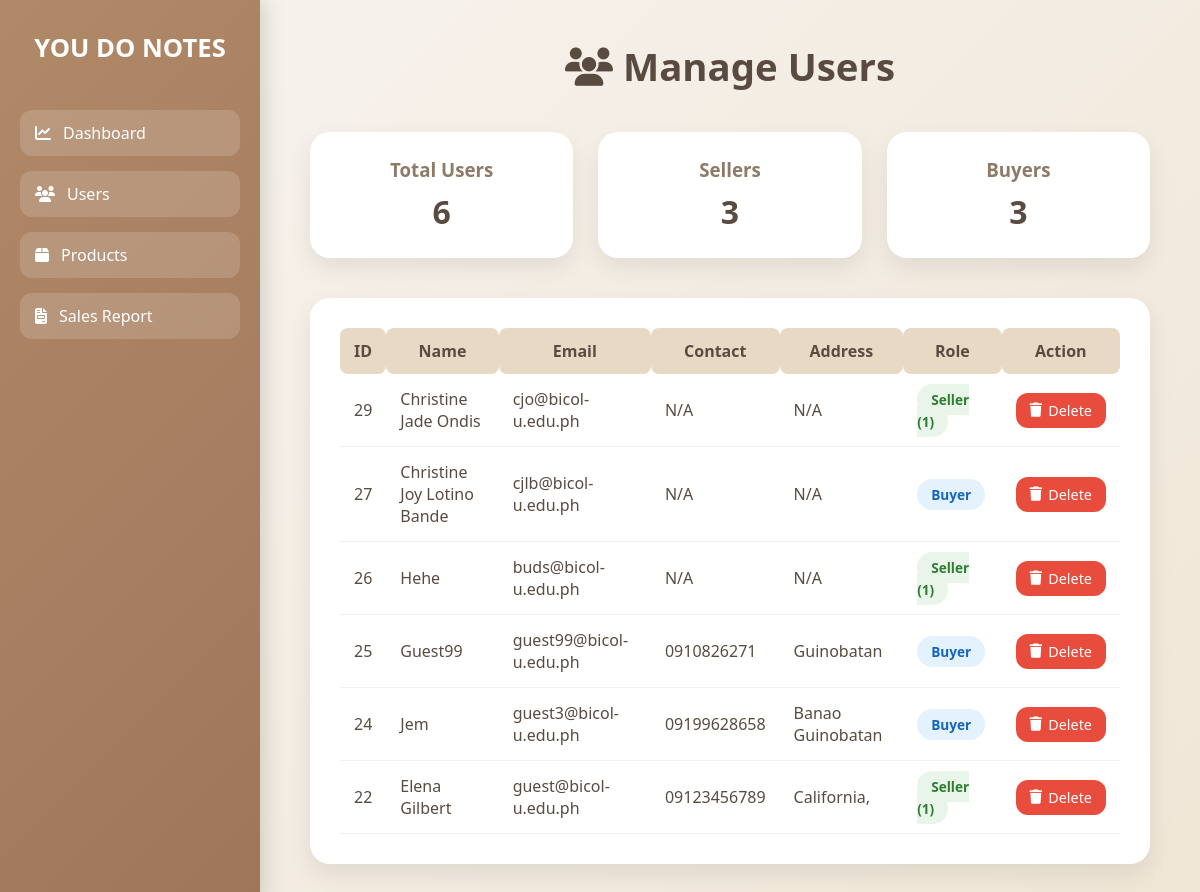
The app's page /manage_users.php, older data.
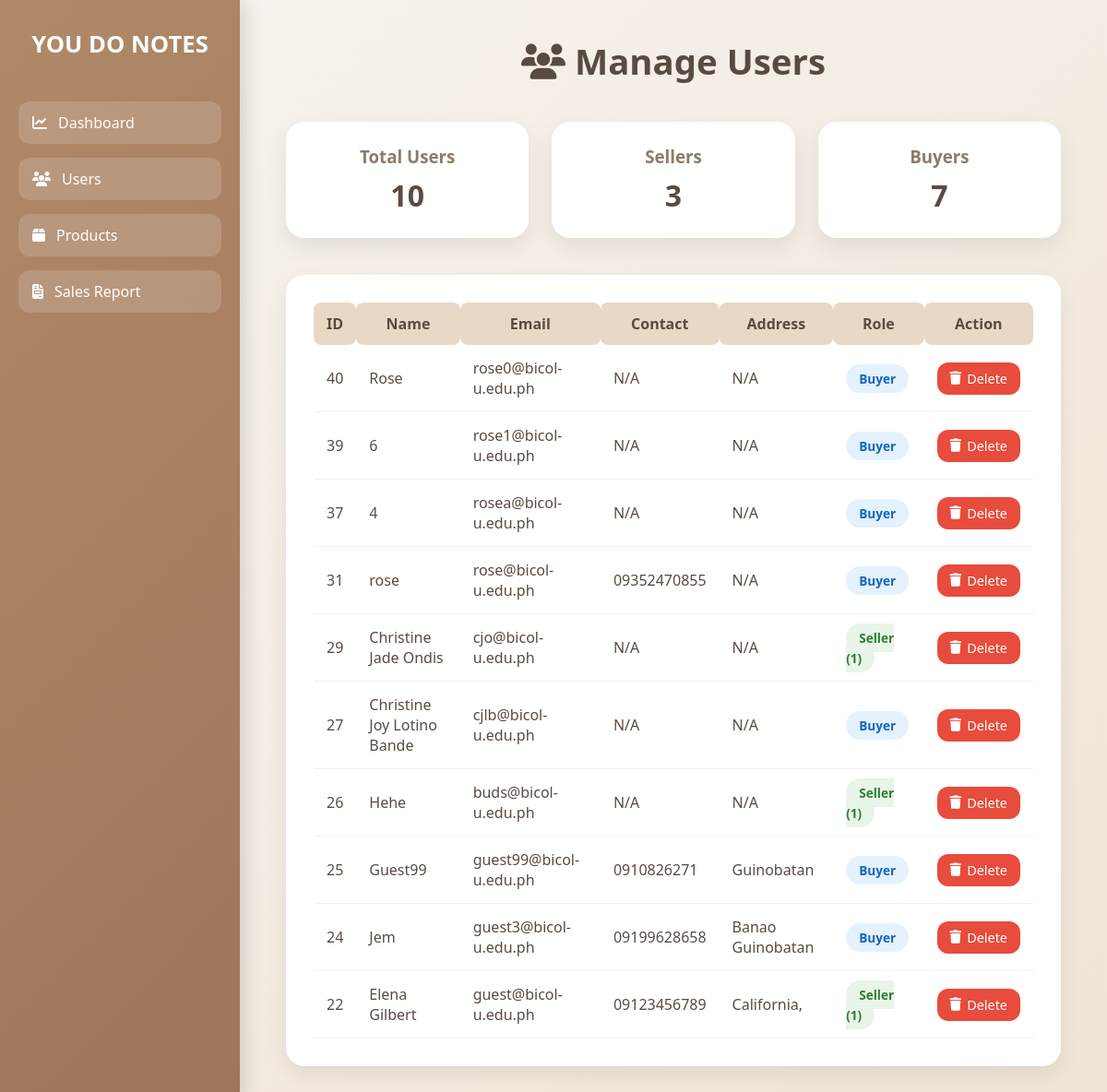
The same page, newer data.
### tables this page shows
CREATE TABLE `users` (
  `id` int(11) NOT NULL,
  `name` varchar(100) DEFAULT NULL,
  `email` varchar(100) DEFAULT NULL,
  `password` varchar(255) DEFAULT NULL,
  `address` varchar(255) DEFAULT NULL,
  `contact` varchar(20) DEFAULT NULL,
  `role` enum('admin','user') NOT NULL DEFAULT 'user',
  `pin` varchar(20) NOT NULL,
  `gcash_number` int(20) DEFAULT NULL,
  `paymaya_number` int(20) DEFAULT NULL,
  `payment_method` enum('GCash','PayMaya') DEFAULT 'GCash',
  `balance` decimal(10,2) DEFAULT 0.00,
  `loyalty_points` int(11) DEFAULT 0,
  `total_spent` decimal(10,2) DEFAULT 0.00,
  `member_tier` enum('Bronze','Silver','Gold','Platinum') DEFAULT 'Bronze'
);

### manage_users.php (the view, shortened to what this page needs)
<?php
include("config.php");
$result = mysqli_query($conn, "SELECT id, name, email, contact, address, role FROM users WHERE role='user' ORDER BY id DESC");
$total_users = mysqli_num_rows($result);
$sellers_result = mysqli_query($conn, "SELECT COUNT(DISTINCT seller_email) AS seller_count FROM products WHERE seller_email != 'admin@youdo.com'");
$seller_data = mysqli_fetch_assoc($sellers_result);
$seller_count = $seller_data['seller_count'];
$buyer_count = $total_users - $seller_count;
?>
<!DOCTYPE html>
<html lang="en">
<head>
<link rel="stylesheet" href="https://cdnjs.cloudflare.com/ajax/libs/font-awesome/6.4.0/css/all.min.css">
</head>
<body>
<div class="sidebar">
    <h2>YOU DO NOTES</h2>
    <ul>
        <li><a href="admin_dashboard.php"><i class="fas fa-chart-line"></i> Dashboard</a></li>
        <li><a href="manage_users.php"><i class="fas fa-users"></i> Users</a></li>
        <li><a href="manage_products.php"><i class="fas fa-box"></i> Products</a></li>
        <li><a href="sales_report.php"><i class="fas fa-file-invoice"></i> Sales Report</a></li>
    </ul>
</div>
<div class="main">
    <div class="header">
        <h1><i class="fas fa-users"></i> Manage Users</h1>
    </div>
    <div class="stats">
        <div class="stat-card"><h3>Total Users</h3><p><?= $total_users ?></p></div>
        <div class="stat-card"><h3>Sellers</h3><p><?= $seller_count ?></p></div>
        <div class="stat-card"><h3>Buyers</h3><p><?= max($buyer_count, 0) ?></p></div>
    </div>
    <div class="table-container">
        <table>
            <thead>
                <tr>
                    <th>ID</th><th>Name</th><th>Email</th><th>Contact</th><th>Address</th><th>Role</th><th>Action</th>
                </tr>
            </thead>
            <tbody>
            <?php if (mysqli_num_rows($result) > 0): ?>
                <?php while ($user = mysqli_fetch_assoc($result)): ?>
                    <?php
                    $seller_check = mysqli_query($conn, "SELECT COUNT(*) AS product_count FROM products WHERE seller_email='".$user['email']."'");
                    $seller_data = mysqli_fetch_assoc($seller_check);
                    $is_seller = $seller_data['product_count'] > 0;
                    ?>
                    <tr>
                        <td><?= $user['id'] ?></td>
                        <td><?= htmlspecialchars($user['name']) ?></td>
                        <td><?= htmlspecialchars($user['email']) ?></td>
                        <td><?= htmlspecialchars($user['contact'] ?: 'N/A') ?></td>
                        <td><?= htmlspecialchars($user['address'] ?: 'N/A') ?></td>
                        <td>
                            <span class="role-badge <?= $is_seller ? 'role-seller' : 'role-buyer' ?>">
                                <?= $is_seller ? "Seller ({$seller_data['product_count']})" : "Buyer" ?>
                            </span>
                        </td>
                        <td>
                            <a class="btn-delete"
                               onclick="return confirm('Delete user: <?= addslashes($user['name']) ?>?')"
                               href="?delete=<?= $user['id'] ?>">
                               <i class="fas fa-trash"></i> Delete
                            </a>
                        </td>
                    </tr>
                <?php endwhile; ?>
            <?php else: ?>
                <tr><td colspan="7" style="text-align:center; padding:20px;">No users found</td></tr>
            <?php endif; ?>
            </tbody>
        </table>
    </div>
</div>
</body>
</html>

### manage_users.php (style rules this page uses)
* { margin: 0; padding: 0; box-sizing: border-box; }
body { font-family: 'Segoe UI', Arial; background: linear-gradient(135deg, #f7f3ef 0%, #f0e6d6 100%); min-height: 100vh; display: flex; }
.sidebar { width: 260px; background: linear-gradient(135deg, #b08968 0%, #a0765b 100%); color: white; padding: 30px 20px; box-shadow: 4px 0 20px rgba(0,0,0,0.15); display: flex; flex-direction: column; gap: 25px; }
.sidebar h2 { text-align: center; font-size: 1.6rem; margin-bottom: 20px; font-weight: 700; }
.sidebar ul { list-style: none; }
.sidebar li { margin-bottom: 15px; }
.sidebar a { display: flex; align-items: center; gap: 12px; padding: 12px 15px; background: rgba(255,255,255,0.15); border-radius: 12px; color: white; text-decoration: none; transition: .3s; font-weight: 500; }
.main { flex: 1; padding: 40px 50px; }
.header { text-align: center; margin-bottom: 40px; }
.header h1 { color: #5a4b41; font-size: 2.4rem; font-weight: 700; }
.stats { display: grid; grid-template-columns: repeat(auto-fit, minmax(260px, 1fr)); gap: 25px; margin-bottom: 40px; }
.stat-card { background: #ffffff; border-radius: 20px; padding: 25px; text-align: center; box-shadow: 0 10px 25px rgba(0,0,0,0.08); transition: .3s; }
.stat-card h3 { color: #8d7b68; margin-bottom: 8px; }
.stat-card p { font-size: 2rem; font-weight: bold; color: #5a4b41; }
.table-container { background: #ffffff; padding: 30px; border-radius: 20px; box-shadow: 0 10px 25px rgba(0,0,0,0.08); }
table { width: 100%; border-collapse: collapse; }
th { background: #e8d9c5; padding: 12px; border-radius: 8px; color: #5a4b41; font-weight: 700; }
td { padding: 14px; border-bottom: 1px solid #f0f0f0; color: #5a4b41; }
.role-badge { padding: 6px 14px; border-radius: 30px; font-size: 0.85rem; font-weight: 600; }
.role-seller { background: #e8f5e8; color: #2e7d32; }
.role-buyer { background: #e3f2fd; color: #1565c0; }
.btn-delete { background: #e74c3c; color: white; padding: 8px 14px; border-radius: 12px; text-decoration: none; font-size: 0.9rem; display: inline-flex; align-items: center; gap: 6px; transition: .3s; }

Row changes from the older to the newer data that the page shows:
added users: id "40", name "Rose", email "rose0@bicol-u.edu.ph", contact "N/A", address "N/A", shows "Buyer"
added users: id "39", name "6", email "rose1@bicol-u.edu.ph", contact "N/A", address "N/A", shows "Buyer"
added users: id "37", name "4", email "rosea@bicol-u.edu.ph", contact "N/A", address "N/A", shows "Buyer"
added users: id "31", name "rose", email "rose@bicol-u.edu.ph", contact "09352470855", address "N/A", shows "Buyer"
Text that changed along with them:
$total_users: "6" → "10"
max($buyer_count, 0): "3" → "7"
